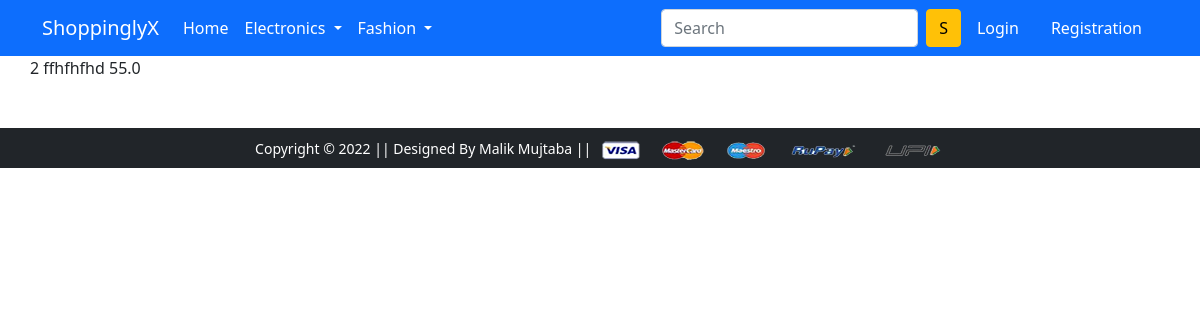
The app's page /search/ with its own data.
### app/models.py (models this page shows, shortened)
class Product(models.Model):
    title = models.CharField(max_length=100)
    selling_price = models.FloatField()
    discounted_price = models.FloatField()
    description = models.TextField()
    brand = models.ForeignKey(Brand, on_delete=models.CASCADE)
    category = models.ForeignKey(Category, on_delete=models.CASCADE)
    product_image = models.ImageField(upload_to='productimg')

### app/views.py (the view)
# urls.py: path('search/', views.SearchProductView.as_view(), name='search'),
class SearchProductView(View):
    def get(self, request):
        query_object = Q()
        query = request.GET.get('query')
        if query:
            query_object &= Q(title__icontains=query)
        product = Product.objects.filter(query_object)
        context = {'product': product}
        return render(request, 'app/search.html', context)

### app/templates/app/search.html
{% extends 'app/base.html' %}
{% block main-content %}
<div class="container">
    {% for prod in product%}
    <div class="row">
        {{prod.id}}
    {{prod.title}}
    {{prod.discounted_price}}
    </div>
    {% endfor %}
</div>
{% endblock main-content %}

### records on screen
Product: id "2", title "ffhfhfhd", discounted_price "55.0"
